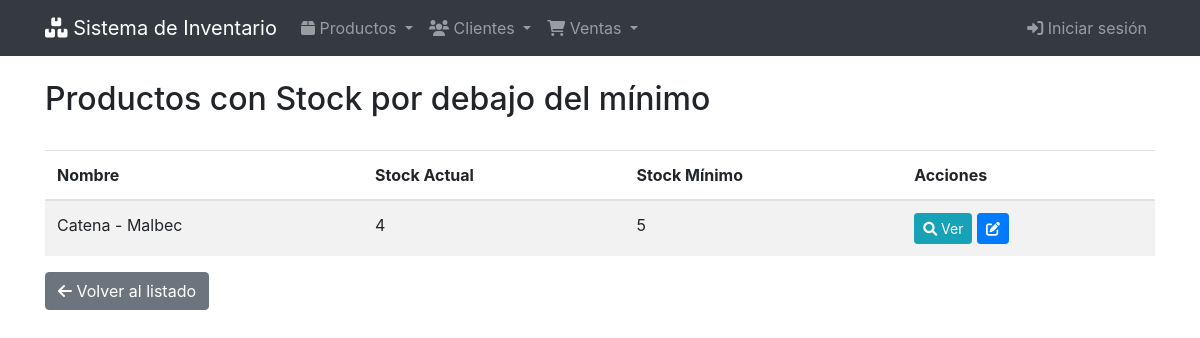
/productos/stock-bajo/, run on an earlier commit of the app's database.
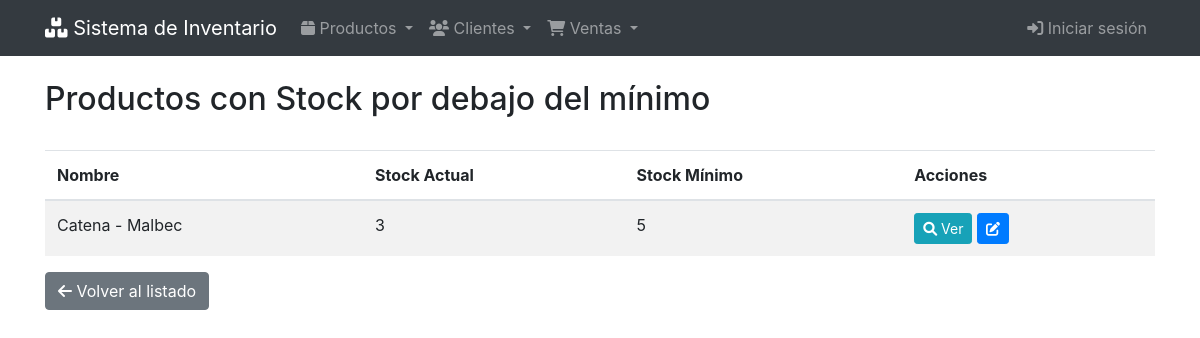
And on a later commit of the database.
### productos/models.py (models this page shows, shortened)
class Producto(models.Model):
    nombre = models.CharField("Nombre", max_length=50)
    descripcion = models.CharField("Descripción", max_length=200)
    precio = models.DecimalField("Precio", max_digits=10, decimal_places=2)
    stock = models.PositiveIntegerField(default=0)
    stock_minimo = models.IntegerField("Stock Mínimo", default=5)
    sku = models.CharField(
        "SKU",
        max_length=50,
        unique=True,
        blank=False,
        help_text="Debe coincidir con el nombre del archivo de imagen (sin extensión)"
    )
    imagen = models.ImageField(
        "Imagen",
        upload_to=get_image_path,
        validators=[validate_image_size],
        blank=True,
        null=True,
        help_text="Formatos permitidos: jpg, png, gif. Tamaño máximo: 5MB"
    )
    fecha_creacion = models.DateTimeField("Fecha de creación", auto_now_add=True)
    fecha_actualizacion = models.DateTimeField("Fecha de actualización", auto_now=True)
    class Meta:
        verbose_name = 'Producto'
        verbose_name_plural = 'Productos'
        ordering = ['nombre']

### productos/views.py (the view)
# urls.py: path('stock-bajo/', views.StockBajoListView.as_view(), name='stock_bajo_list'),
class StockBajoListView(ListView):
    model = Producto
    template_name = 'producto/stock_bajo_list.html'
    context_object_name = 'productos'
    paginate_by = 5  # 👈 Paginación activa
    def get_queryset(self):
        return Producto.objects.filter(stock__lt=F('stock_minimo')).order_by('stock')

### templates/producto/stock_bajo_list.html (shortened to what this page needs)
{% extends 'base.html' %}
{% block header %}Productos con Stock por debajo del mínimo{% endblock %}
{% block content %}
{% if productos %}
<table class="table table-striped table-hover">
  <thead>
    <tr>
      <th>Nombre</th>
      <th>Stock Actual</th>
      <th>Stock Mínimo</th>
      <th>Acciones</th>
    </tr>
  </thead>
  <tbody>
    {% for producto in productos %}
    <tr>
      <td>{{ producto.nombre }}</td>
      <td>{{ producto.stock }}</td>
      <td>{{ producto.stock_minimo }}</td>
      <td>
        <a href="{% url 'productos:producto_detail' producto.pk %}" class="btn btn-sm btn-info">
          <i class="fas fa-search"></i> Ver
        </a>
        <a href="{% url 'productos:producto_update' producto.pk %}" class="btn btn-sm btn-primary">
          <i class="fas fa-edit"></i>
        </a>
      </td>
    </tr>
    {% endfor %}
  </tbody>
</table>
{% else %}
<div class="alert alert-success">
  Todos los productos tienen stock suficiente.
</div>
{% endif %}
<a href="{% url 'productos:producto_list' %}" class="btn btn-secondary">
  <i class="fas fa-arrow-left"></i> Volver al listado
</a>
{% endblock %}

What changed in the data, as far as the page shows it:
changed Producto "Catena - Malbec": stock "4" → "3"
